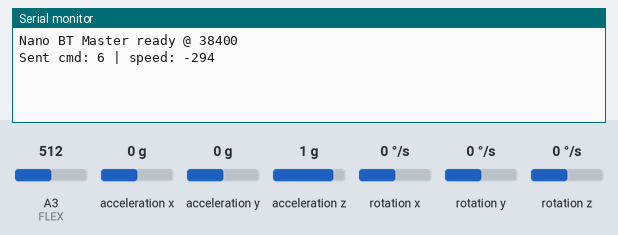
Recording of a sketch running on a simulated Arduino Nano, built with avr-gcc and run on an emulated ATmega328P. Shown: the last lines printed to the serial monitor. The inputs (shaded band) are chosen by the test bench; at power-on: acceleration x 0 g, A3 (FLEX) = 512, acceleration y 0 g, acceleration z 1 g, rotation x 0 °/s, rotation y 0 °/s, rotation z 0 °/s.

Above: at 3.2 s.
3.3 s: acceleration x set to -1.4 g
At 3.8 s:
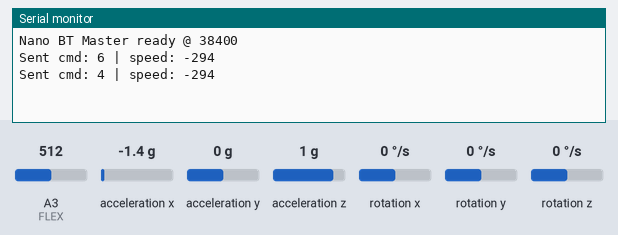
4.8 s: A3 (FLEX) set to 716
At 6.0 s:
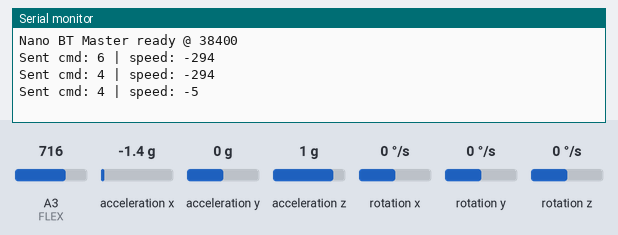
6.3 s: acceleration y set to -1.4 g
At 7.0 s:
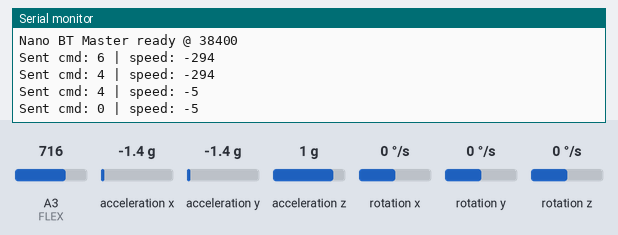
7.8 s: A3 (FLEX) set to 992
At 9.0 s:
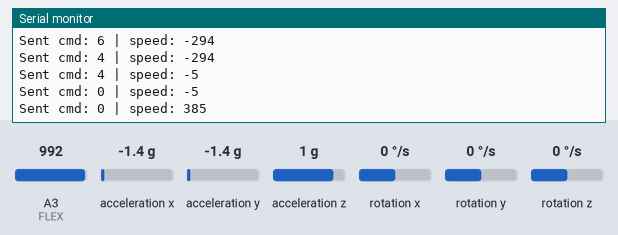
9.3 s: acceleration x set to -0.8 g
At 10.2 s:
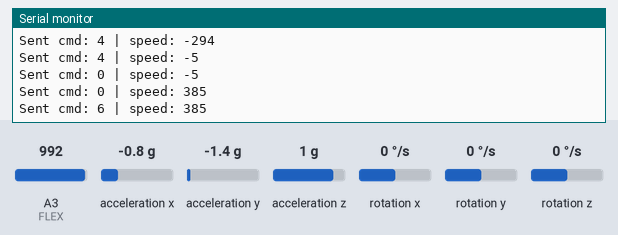
Timing chart, 0 to 11.8 s (numbered marks = the images above; inputs shaded):
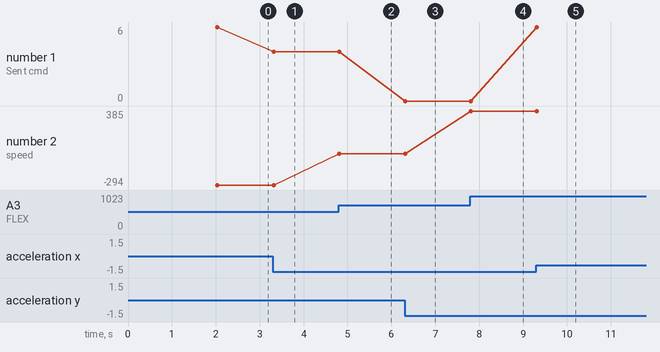

The sketch:

NEW_NEW_NANO.ino
```cpp
#include <SoftwareSerial.h>
#include "MPU9250.h"
#include <Wire.h>

SoftwareSerial btSerial(2, 3); // RX=2 (unused), TX=3 → HC-05 RX
MPU9250 mpu;

// Movement command codes
#define FORWARD_LEFT     0
#define FORWARD_RIGHT    1
#define BACKWARD_LEFT    2
#define BACKWARD_RIGHT   3
#define FORWARD          4
#define BACKWARD         5
#define STOP             6
#define FLEX             A3
int Direction = 0;
int Move = 0;
int speed = 0;
int last_spd = -1 ;
int last_cmd = -1 ;
void setup() {
  Serial.begin(38400);   // Debug monitor
  btSerial.begin(38400); // HC-05 data mode baud rate
  Serial.println("Nano BT Master ready @ 38400");
  pinMode (FLEX, INPUT);
  Wire.begin();
  delay(2000);

  if (!mpu.setup(0x68)) {
    while (1) {
      Serial.println("MPU connection failed.");
      delay(5000);
    }
  }
}
void loop() {
  speed = analogRead(FLEX);
  speed = map(speed, 720 , 900 , 0, 255); // scale 0–1023 → 0–255

  if (mpu.update()) {
    static uint32_t prev_ms = millis();
    if (millis() - prev_ms > 25) {
      int cmd = getMovementCommand();

      // --- Send packet: [0xFF, cmd, speed] ---
  // start marker'


   if (last_cmd != cmd || last_spd >= (speed + 15) || last_spd <= (speed - 15))
      {
        btSerial.write(cmd);   // command
      btSerial.write(speed); // speed
      Serial.print("Sent cmd: ");
      Serial.print(cmd);
      Serial.print(" | speed: ");
      Serial.println(speed);
      last_spd=speed;
      last_cmd=cmd;
      }
      prev_ms = millis();
    }
  }
}


int getMovementCommand() {
  Direction = mpu.getRoll();
  Move = mpu.getPitch();
  int command = STOP;

  if (Move > 30) {
    if (Direction > 30) command = FORWARD_RIGHT;
    else if (Direction < -30) command = FORWARD_LEFT;
    else if (Direction > -10 && Direction < 10) command = FORWARD;
  }
  else if (Move < -30) {
    if (Direction > 30) command = BACKWARD_RIGHT;
    else if (Direction < -30) command = BACKWARD_LEFT;
    else if (Direction > -10 && Direction < 10) command = BACKWARD;
  }
  return command;
}
```

Measured:
- after the input at 3.3 s, the serial monitor: prints a new line at once (image 1)
- after the input at 4.8 s, the serial monitor: prints a new line at once (image 2)
- after the input at 6.3 s, the serial monitor: prints a new line at once (image 3)
- after the input at 7.8 s, the serial monitor: prints a new line at once (image 4)
- after the input at 9.3 s, the serial monitor: prints a new line at once (image 5)
- plotted number 1: 6 → 4 after the input at 3.3 s, 4 → 0 after the input at 6.3 s, 0 → 6 after the input at 9.3 s
- plotted number 2: -294 → -5 after the input at 4.8 s, -5 → 385 after the input at 7.8 s
